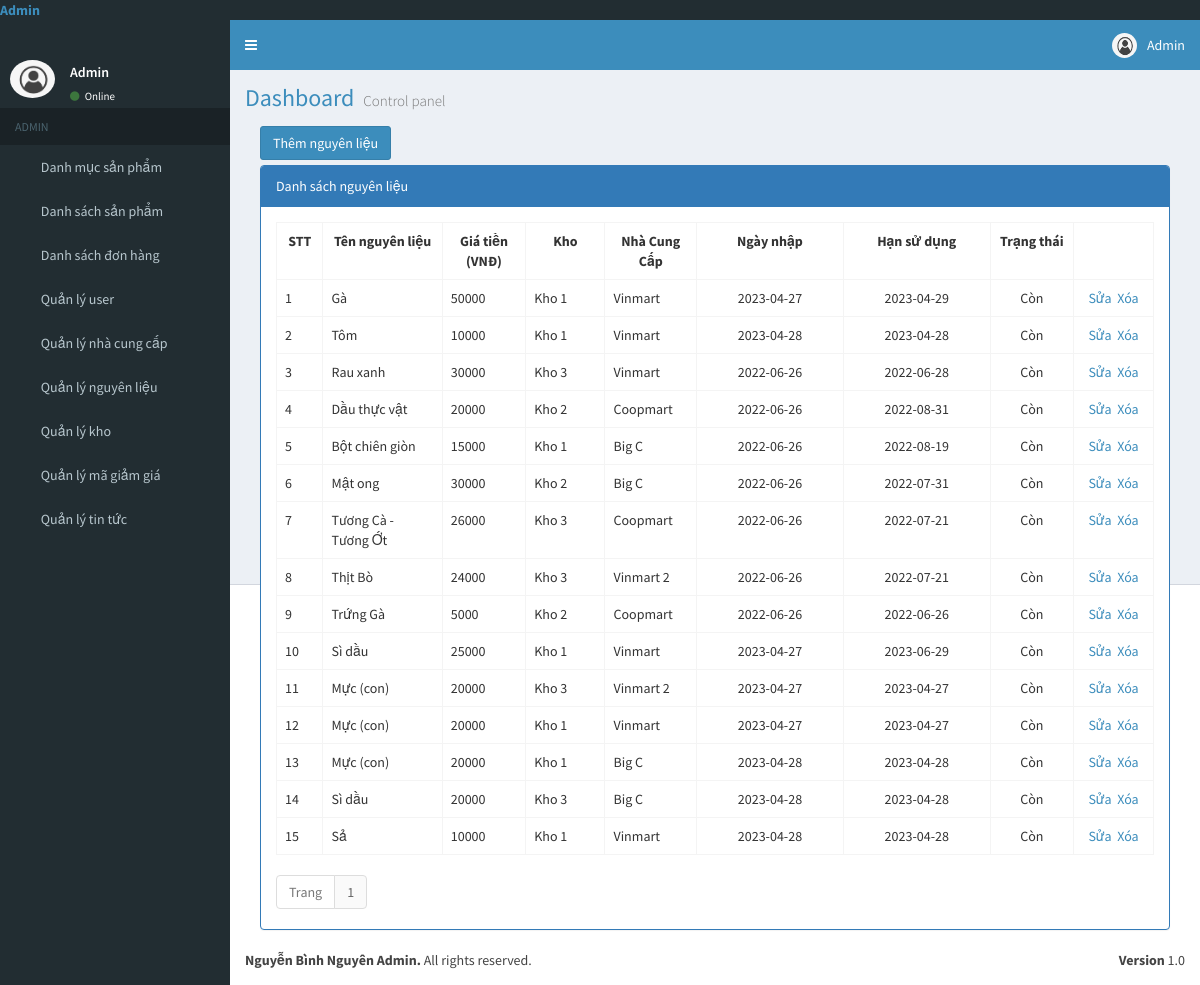
Screenshot of /index.php?area=Backend&controller=Material (signed in) with the database file from the repository.
### tables this page shows
CREATE TABLE `tbl_material` (
  `MaNL` int(11) NOT NULL,
  `MaKho` int(11) NOT NULL,
  `MaNCC` int(11) NOT NULL,
  `product_id` int(11) NOT NULL,
  `TenNL` varchar(50) NOT NULL,
  `GiaTien` int(11) NOT NULL,
  `NgayNhap` date NOT NULL,
  `HanSuDung` date NOT NULL,
  `AnhNL` varchar(100) NOT NULL,
  `TrangThai` text NOT NULL
);

CREATE TABLE `tbl_storage` (
  `MaKho` int(11) NOT NULL,
  `TenKho` varchar(50) NOT NULL,
  `DiaChi` varchar(100) NOT NULL
);

CREATE TABLE `tbl_supplier` (
  `MaNCC` int(11) NOT NULL,
  `TenNCC` varchar(50) NOT NULL,
  `MailNCC` varchar(50) NOT NULL,
  `SĐT` varchar(20) NOT NULL,
  `DiaChi` varchar(100) NOT NULL
);

### Controllers/Backend/MaterialController.php (called while the page is built, shortened)
<?php
	include "Models/Backend/MaterialModel.php";
	class MaterialController extends Controller{
		public function index(){
			$pageSize = 15;
			$totalRecord = $this->totalRecord();
			$numPage = ceil($totalRecord/$pageSize);
			$p = isset($_GET["p"])&&is_numeric($_GET["p"])&&$_GET["p"]>0 ? ($_GET["p"]-1) : 0;
			$from = $p * $pageSize;
			$data = $this->fetchAll($from,$pageSize);
			$this->renderHTML("Views/Backend/MaterialView.php",array("data"=>$data,"numPage"=>$numPage));
		}
	}
 ?>

### index.php (called while the page is built, shortened)
<?php
	include "App/Routing.php";
 ?>

### Models/Backend/MaterialModel.php (called while the page is built, shortened)
<?php
	trait MaterialModel{
		public function fetchAll(){
			$conn = Connection::getInstance();
			$query = $conn->query("select * from tbl_material order by MaNL asc");
			return $query->fetchAll();
		}
		public function totalRecord(){
			$conn = Connection::getInstance();
			$query = $conn->query("select MaNL from tbl_material");
			return $query->rowCount();
		}
		public function getMaKho($MaKho){
			$conn = Connection::getInstance();
			$query = $conn->query("select TenKho from tbl_storage where MaKho=$MaKho");
			return $query->fetch();
		}
		public function getMaNCC($MaNCC){
			$conn = Connection::getInstance();
			$query = $conn->query("select TenNCC from tbl_supplier where MaNCC=$MaNCC");
			return $query->fetch();
		}
	}
 ?>

### Views/Backend/MaterialView.php (the view, shortened to what this page needs)
<div class="col-md-12">
    <div style="margin-bottom:5px;">
        <a href="index.php?area=backend&controller=Material&action=add" class="btn btn-primary">Thêm nguyên liệu</a>
    </div>
    <div class="panel panel-primary">
        <div class="panel-heading">Danh sách nguyên liệu</div>
        <div class="panel-body">
            <table class="table table-bordered table-hover">
                <tr>
                    <th style="width: 50px;text-align: center;">STT</th>
                    <th style="width: 150px;text-align: center;">Tên nguyên liệu</th>
                    <th style="width: 100px;text-align: center;">Giá tiền (VNĐ)</th>
                    <th style="width: 100px;text-align: center;">Kho</th>
                    <th style="width: 100px;text-align: center;">Nhà Cung Cấp</th>
                    <th style="width: 200px;text-align: center;">Ngày nhập</th>
                    <th style="width: 200px;text-align: center;">Hạn sử dụng</th>
                    <th style="width: 100px;text-align: center;">Trạng thái</th>
                    <th style="width:100px;"></th>
                </tr>
                <?php $cnt=1;foreach($data as $rows): ?>
                <tr>
                    <td><?php echo $cnt;$cnt++;?></td>
                    <td><?php echo $rows->TenNL; ?></td>
                    <td><?php echo $rows->GiaTien; ?></td>
                    <td>
                        <?php
                            $MaKho = $this->getMaKho($rows->MaKho);
                            echo isset($MaKho->TenKho)?$MaKho->TenKho:"";
                        ?>
                    </td>
                    <td>
                        <?php
                            $MaNCC = $this->getMaNCC($rows->MaNCC);
                            echo isset($MaNCC->TenNCC)?$MaNCC->TenNCC:"";
                        ?>
                    </td>
                    <td style="text-align: center;">
                        <?php echo date($rows->NgayNhap); ?>
                    </td>
                    <td style="text-align: center;">
                        <?php echo date($rows->HanSuDung); ?>
                    </td>
                    <td style="text-align: center;" >
                        <?php echo $rows->TrangThai; ?>
                    </td>
                    <td style="text-align:center;">
                        <a href="index.php?area=backend&controller=Material&action=edit&id=<?php echo $rows->MaNL; ?>">Sửa</a>&nbsp;
                        <a href="index.php?area=backend&controller=Material&action=delete&id=<?php echo $rows->MaNL; ?>" onclick="return window.confirm('Are you sure?');">Xóa</a>
                    </td>
                </tr>
            <?php endforeach; ?>
            </table>
            <ul class="pagination">
                <li class="page-item disabled">
                    <a href="#" class="page-link">Trang</a>
                </li>
                <?php for($i = 1; $i <= $numPage; $i++): ?>
                <li class="page-item">
                    <a href="index.php?area=backend&controller=Material&p=<?php echo $i; ?>" class="page-link"><?php echo $i; ?></a>
                </li>
                <?php endfor; ?>
            </ul>
        </div>
    </div>
</div>
<link href='https://css.gg/check.css' rel='stylesheet'>

### Views/Backend/MaterialView.php (style rules this page uses)
.pagination { padding:0px; margin:0px; }

### rows the page displays
tbl_material: TenNL "Gà", GiaTien "50000", MaKho.TenKho "Kho 1", MaNCC.TenNCC "Vinmart", NgayNhap "2023-04-27", HanSuDung "2023-04-29", TrangThai "Còn"
tbl_material: TenNL "Tôm", GiaTien "10000", MaKho.TenKho "Kho 1", MaNCC.TenNCC "Vinmart", NgayNhap "2023-04-28", HanSuDung "2023-04-28", TrangThai "Còn"
tbl_material: TenNL "Rau xanh", GiaTien "30000", MaKho.TenKho "Kho 3", MaNCC.TenNCC "Vinmart", NgayNhap "2022-06-26", HanSuDung "2022-06-28", TrangThai "Còn"
tbl_material: TenNL "Dầu thực vật", GiaTien "20000", MaKho.TenKho "Kho 2", MaNCC.TenNCC "Coopmart", NgayNhap "2022-06-26", HanSuDung "2022-08-31", TrangThai "Còn"
tbl_material: TenNL "Bột chiên giòn", GiaTien "15000", MaKho.TenKho "Kho 1", MaNCC.TenNCC "Big C", NgayNhap "2022-06-26", HanSuDung "2022-08-19", TrangThai "Còn"
tbl_material: TenNL "Mật ong", GiaTien "30000", MaKho.TenKho "Kho 2", MaNCC.TenNCC "Big C", NgayNhap "2022-06-26", HanSuDung "2022-07-31", TrangThai "Còn"
tbl_material: TenNL "Tương Cà - Tương Ớt", GiaTien "26000", MaKho.TenKho "Kho 3", MaNCC.TenNCC "Coopmart", NgayNhap "2022-06-26", HanSuDung "2022-07-21", TrangThai "Còn"
tbl_material: TenNL "Thịt Bò", GiaTien "24000", MaKho.TenKho "Kho 3", MaNCC.TenNCC "Vinmart 2", NgayNhap "2022-06-26", HanSuDung "2022-07-21", TrangThai "Còn"
tbl_material: TenNL "Trứng Gà", GiaTien "5000", MaKho.TenKho "Kho 2", MaNCC.TenNCC "Coopmart", NgayNhap "2022-06-26", HanSuDung "2022-06-26", TrangThai "Còn"
tbl_material: TenNL "Sì dầu", GiaTien "25000", MaKho.TenKho "Kho 1", MaNCC.TenNCC "Vinmart", NgayNhap "2023-04-27", HanSuDung "2023-06-29", TrangThai "Còn"
tbl_material: TenNL "Mực (con)", GiaTien "20000", MaKho.TenKho "Kho 3", MaNCC.TenNCC "Vinmart 2", NgayNhap "2023-04-27", HanSuDung "2023-04-27", TrangThai "Còn"
tbl_material: TenNL "Mực (con)", GiaTien "20000", MaKho.TenKho "Kho 1", MaNCC.TenNCC "Vinmart", NgayNhap "2023-04-27", HanSuDung "2023-04-27", TrangThai "Còn"
tbl_material: TenNL "Mực (con)", GiaTien "20000", MaKho.TenKho "Kho 1", MaNCC.TenNCC "Big C", NgayNhap "2023-04-28", HanSuDung "2023-04-28", TrangThai "Còn"
tbl_material: TenNL "Sì dầu", GiaTien "20000", MaKho.TenKho "Kho 3", MaNCC.TenNCC "Big C", NgayNhap "2023-04-28", HanSuDung "2023-04-28", TrangThai "Còn"
tbl_material: TenNL "Sả", GiaTien "10000", MaKho.TenKho "Kho 1", MaNCC.TenNCC "Vinmart", NgayNhap "2023-04-28", HanSuDung "2023-04-28", TrangThai "Còn"

### other values shown
$_SESSION["fullname"] "Admin"
